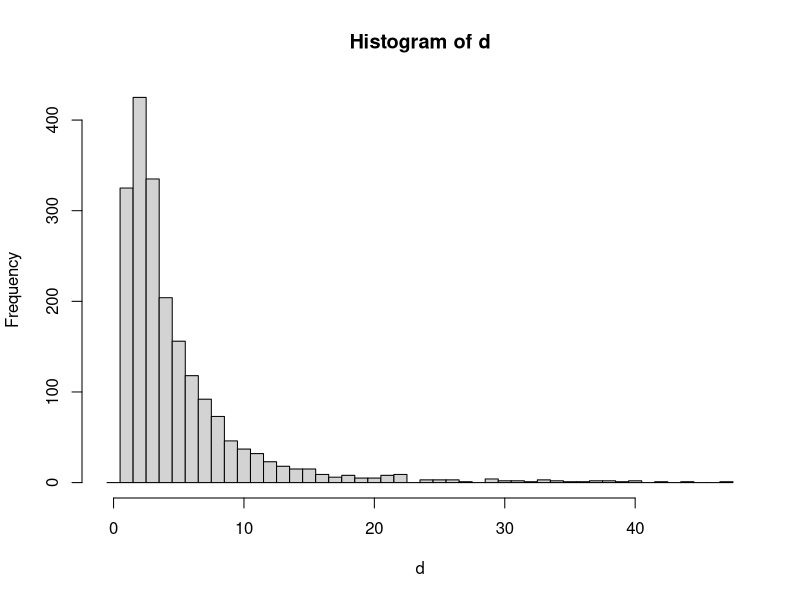
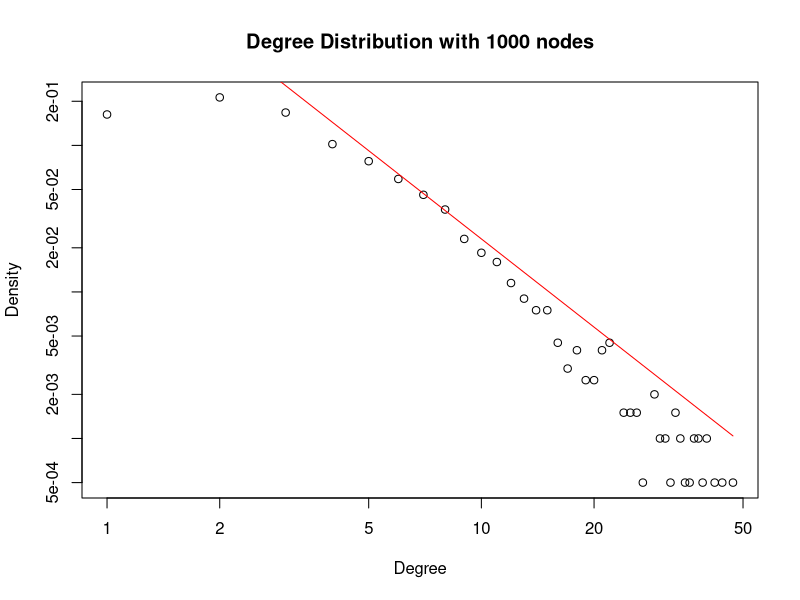

Generate these figures, in order, with R:

library(igraph)
g<-barabasi.game(1000, directed = FALSE)
ran<-sample(1:1000, 1)
nran<-neighborhood(g, 1,ran)
size<-neighborhood.size(g, 1,ran)-1
ran2<-sample(1:size, 1)
nei<-c(nran[[1]][ran2+1])
d<-degree(g, nei)
for (i in 1:1999) {
  g<-barabasi.game(1000, directed = FALSE)
  ran<-sample(1:1000, 1)
  nran<-neighborhood(g, 1,ran)
  size<-neighborhood.size(g, 1,ran)-1
  ran2<-sample(1:size, 1)
  nei<-c(nran[[1]][ran2+1])
  temp<-degree(g, nei)
  d<-c(d,temp)
}
h <- hist(d, breaks=seq(-0.5, by=1 , length.out=max(d)+2))
pl <- data.frame(x=h$mids, y=h$density)
plot(pl,log="xy", main = "Degree Distribution with 1000 nodes", xlab = "Degree", ylab = "Density")

x<-h$mids
y<-2.3*x^(-2)
lines(x,y,col="red")